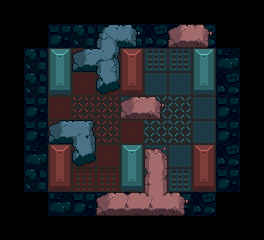

The image is a tile-based game level rendered from a .tmx file. Its description and complete source (layers, tilesets, objects, tile grids) follow:
An orthogonal 11x10 tile map with 24x24 px tiles, 2 tile layers (floor, walls), 2 tilesets.

<map version="1.2" tiledversion="1.3.1" orientation="orthogonal" renderorder="right-down" compressionlevel="0" width="11" height="10" tilewidth="24" tileheight="24" infinite="0" nextlayerid="3" nextobjectid="1">
 <tileset firstgid="1" source="caves.tsx" />
 <tileset firstgid="49" source="buildings.tsx" />
 <layer id="1" name="floor" width="11" height="10">
  <data encoding="csv">
0,0,0,0,0,0,0,0,0,0,0,
0,0,42,44,42,44,41,41,41,0,0,
0,44,41,91,91,44,67,67,42,43,0,
0,44,41,89,89,43,65,65,43,41,0,
0,42,89,96,96,65,72,72,65,42,0,
0,42,89,96,96,89,72,72,65,42,0,
0,43,43,89,89,43,65,65,42,41,0,
0,44,42,91,91,0,67,67,42,42,0,
0,0,43,42,42,41,43,42,41,0,0,
0,0,0,0,0,0,0,0,0,0,0
</data>
 </layer>
 <layer id="2" name="walls" width="11" height="10">
  <data encoding="csv">
0,0,0,0,0,0,0,0,0,0,0,
0,0,0,0,31,33,0,3,9,0,0,
0,0,53,27,38,77,0,0,53,0,0,
0,0,50,0,26,74,0,0,50,0,0,
0,0,0,0,0,3,9,0,0,0,0,
0,0,27,37,0,0,0,0,0,0,0,
0,0,77,26,0,53,5,0,77,0,0,
0,0,74,0,0,50,6,0,74,0,0,
0,0,0,0,3,11,12,9,0,0,0,
0,0,0,0,0,0,0,0,0,0,0
</data>
 </layer>
</map>